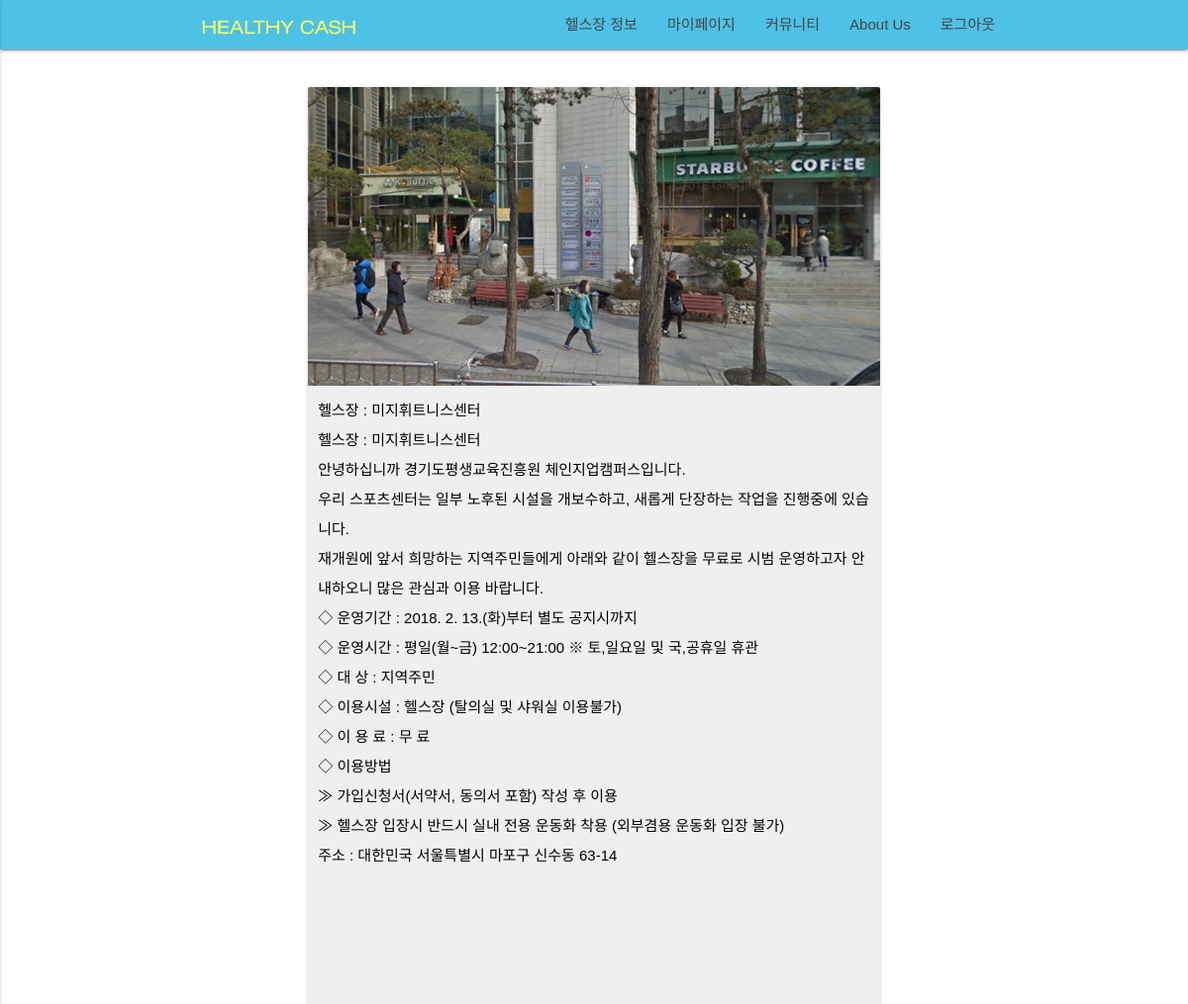
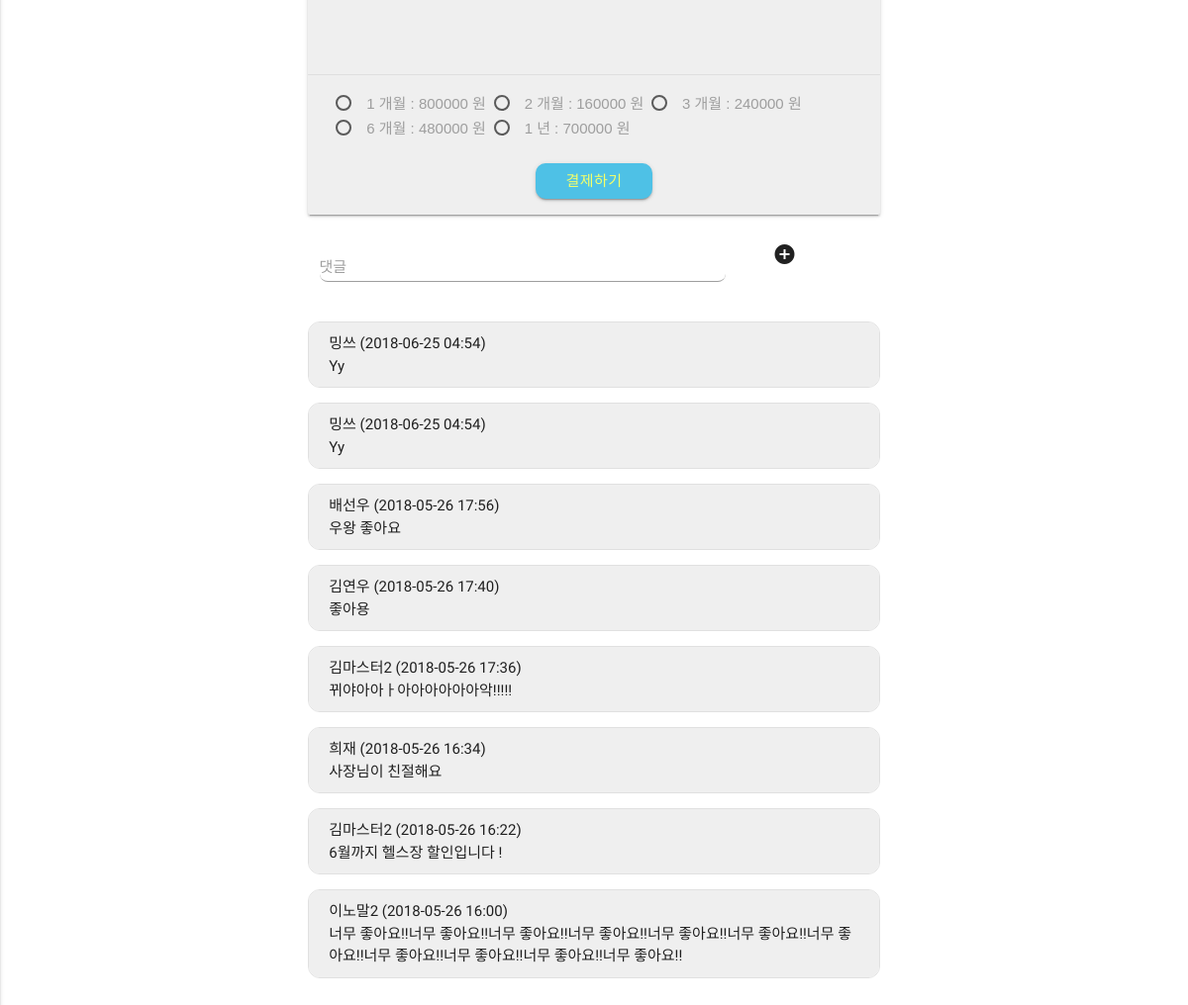
Page /healthclub/detail/2/ (signed in) on the committed database (2 pictures, top to bottom).
### healthclub/models.py (models this page shows, shortened)
class HealthClub(models.Model):
    initiated = models.BooleanField(default=False)
    name      = models.CharField(max_length = 120)
    address   = models.CharField(max_length = 200)
    master    = models.ForeignKey(User, related_name='is_health_master')
    geometry  = models.CharField(max_length = 200, blank=True)
    photo     = models.ImageField(blank=True)
    qrcode    = models.ImageField(blank=True)
    member    = models.IntegerField(default = 0)
    price1    = models.IntegerField(blank = True, default= 0)
    price2    = models.IntegerField(blank = True, default= 0)
    price3    = models.IntegerField(blank = True, default= 0)
    price6    = models.IntegerField(blank = True, default= 0)
    price12   = models.IntegerField(blank = True, default= 0)
    detail   = models.CharField(max_length = 1000, blank = True)
    timestamp = models.DateTimeField(auto_now=True)
    updated = models.DateTimeField(auto_now_add=True)

class HealthClubDetailReply(models.Model):
    user = models.ForeignKey(settings.AUTH_USER_MODEL)
    healthclub = models.ForeignKey(HealthClub)
    reply = models.CharField(max_length = 300)
    timestamp = models.DateTimeField(auto_now=True)
    updated = models.DateTimeField(auto_now_add=True)

### profiles/models.py (models this page shows, shortened)
class Profile(models.Model):
    user             = models.OneToOneField(User) # user.profile
    email            = models.CharField(max_length = 120)
    real_name        = models.CharField(max_length = 120, null=True)
    sex              = models.CharField(max_length = 50, null=True)
    followers        = models.ManyToManyField(User, related_name='followers', blank=True)
    following        = models.ManyToManyField(User, related_name='following', blank=True)
    timestamp        = models.DateTimeField(auto_now_add=True)
    updated          = models.DateTimeField(auto_now=True)
    healthclub       = models.ForeignKey(HealthClub, null=True)
    is_health_master = models.BooleanField(default = False)
    exercised        = models.IntegerField(default = 0)
    unit_cash        = models.IntegerField(default = 0)
    cash             = models.IntegerField(default = 0)
    healthclub_price = models.IntegerField(default = 0)
    start_date       = models.DateTimeField(null=True)
    expire_date      = models.DateTimeField(null=True)

### healthclub/views.py (the view)
# urls.py: url(r'^detail/(?P<pk>\d+)/$', HealthClubDetailView.as_view(), name='detail'),
class HealthClubDetailView(DetailView):
    model = HealthClub
    def get_context_data(self, *args, **kwargs):
        context = super(HealthClubDetailView, self).get_context_data(*args, **kwargs)
        healthclub = HealthClub.objects.get(id = self.object.id)
        address_list = healthclub.geometry.split(',')
        lat = address_list[0]
        lng = address_list[1]
        replies = HealthClubDetailReply.objects.filter(healthclub = healthclub).order_by('-timestamp')
        context['replies'] = replies
        context['lat'] = lat
        context['lng'] = lng
        context['GOOGLE_MAP_API_KEY'] = settings.GOOGLE_MAP_API_KEY
        return context

### healthclub/templatetags/healthclub_detail.py (called while the page is built)
@register.filter(name='multiply')
def multiply(value, arg):
    return value*arg

### healthclub/templates/healthclub/healthclub_detail.html (shortened to what this page needs)
{% extends "base.html"  %}
{% load staticfiles %}
{% load healthclub_detail %}
{%block content%}
<div class="row" style="margin-top:30px">
  <div class="col s12 m12 l3"></div>
    <div class="col s12 m12 l6">
      <div class="card" style="background-color:#efefef;">
        <div class="card-image">
          {%if object.photo%}
          <img src="{{object.photo.url}}">
          {%else%}
          <img src="{% static 'images/default_image.jpg' %}">
          {%endif%}
            </div>
            <div class="card-content">
              <p>헬스장 : {{object.name}}</p>
              <p> {{object.detail|linebreaks}}</p>
		      <p>주소 : {{object.address}}</p>
			  <div  style="width:100%;height:200px;">
				<div id="map"style="width:100%;height:100%;"></div>
			  </div>
            </div>
            <form action="{% url 'healthclub:payment' object.id %}" method="POST">
              <div class="card-action">
              <label for="test1">1 개월 : {{object.price1}} 원</label>
              <label for="test2">2 개월 : {{object.price2}} 원</label>
              <label for="test3">3 개월 : {{object.price3}} 원</label>
              <label for="test6">6 개월 : {{object.price6}} 원</label>
              <label for="test12">1 년 : {{object.price12}} 원</label>
              <br><br>
              <center>
              <button class="btn waves-effect waves-light">결제하기</button>
            </form>
        </div>
      </div>
      <form method="POST"  id="myForm" action="{% url 'healthclub:healthclub_detail_review_create' object.id %} ">
          <div class="row" style="margin-top:10px">
            <div class="input-field col s9 m9 l9">
              <input id="reply" name="reply" type="text" class="validate">
              <label for="reply">댓글</label>
            </div>
            <div class= "col s1 m2 l2" style="font-size:35px;height:40px;text-align:center;">
              <i class="material-icons" id="submit_button">add_circle</i>
            </div>
          </div>
      </form>
      {% for reply in replies  %}
      <ul class="collection" style="background-color:#efefef; border-radius:12px;">
        <li class="collection-item" style="background-color:#efefef; ">
          {{reply.user.profile.real_name}} ({{reply.timestamp|date:'Y-m-d H:i'}})<br> {{reply.reply}}
        </li>
      </ul>
      {% endfor  %}
    </div>
{%endblock content%}

### static/css/style.css (style rules this page uses)
p { line-height: 2rem; }

### rows in the picture
HealthClub: photo (picture), name "미지휘트니스센터", detail "헬스장 : 미지휘트니스센터 안녕하십니까 경기도평생교육진흥원 체인지업캠퍼스입니다. 우리 스포츠센터는 일부 노후된 시설을 개보수하고, 새롭게 단장하는 작업을 진행중에 있습니다. 재개원에 앞서 희망하는 지역주민들에게 아래와 같이 헬스장을 무료로 시범 운영하고자 안내하오니 많은 관심과 이용 바랍니다. ◇ 운영기간 : 2018. 2. 13.(화)부터 별도 공지시까지 ◇ 운영시간 : 평일(월~금) 12:00~21:00 ※ 토,일요일 및 국,공휴일 휴관 ◇ 대 상 : 지역주민 ◇ 이용시설 : 헬스장 (탈의실 및 샤워실 이용불가) ◇ 이 용 료 : 무 료 ◇ 이용방법 ≫ 가입신청서(서약서, 동의서 포함) 작성 후 이용 ≫ 헬스장 입장시 반드시 실내 전용 운동화 착용 (외부겸용 운동화 입장 불가)", address "대한민국 서울특별시 마포구 신수동 63-14", price1 "800000", price2 "160000", price3 "240000", price6 "480000", price12 "700000"
HealthClubDetailReply: user.profile.real_name "밍쓰", timestamp "2018-06-25 04:54", reply "Yy"
HealthClubDetailReply: user.profile.real_name "밍쓰", timestamp "2018-06-25 04:54", reply "Yy"
HealthClubDetailReply: user.profile.real_name "배선우", timestamp "2018-05-26 17:56", reply "우왕 좋아요"
HealthClubDetailReply: user.profile.real_name "김연우", timestamp "2018-05-26 17:40", reply "좋아용"
HealthClubDetailReply: user.profile.real_name "김마스터2", timestamp "2018-05-26 17:36", reply "뀌야아아ㅏ아아아아아아악!!!!!"
HealthClubDetailReply: user.profile.real_name "희재", timestamp "2018-05-26 16:34", reply "사장님이 친절해요"
HealthClubDetailReply: user.profile.real_name "김마스터2", timestamp "2018-05-26 16:22", reply "6월까지 헬스장 할인입니다 !"
HealthClubDetailReply: user.profile.real_name "이노말2", timestamp "2018-05-26 16:00", reply "너무 좋아요!!너무 좋아요!!너무 좋아요!!너무 좋아요!!너무 좋아요!!너무 좋아요!!너무 좋아요!!너무 좋아요!!너무 좋아요!!너무 좋아요!!너무 좋아요!!"
